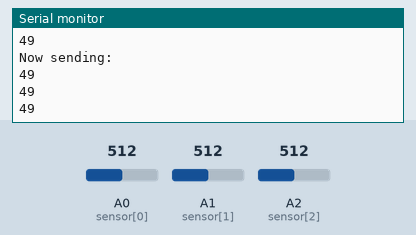
This sketch was run on a simulated Arduino Uno, built with avr-gcc and run on an emulated ATmega328P. Shown: the last lines printed to the serial monitor. Inputs (shaded band) come from the test bench; at power-on: A0 (sensor[0]) = 512, A1 (sensor[1]) = 512, A2 (sensor[2]) = 512. No radio packets arrive unless stated.

Above: at 1.8 s.
1.9 s: A0 (sensor[0]) set to 716
At 2.8 s:
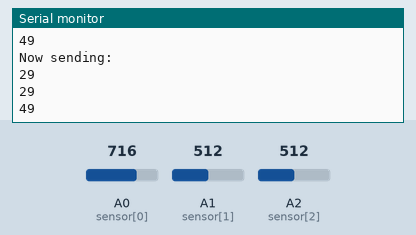
3.4 s: A1 (sensor[1]) set to 306
At 4.7 s:
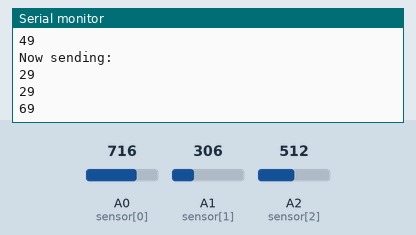
4.9 s: A0 (sensor[0]) set to 900
At 5.8 s:
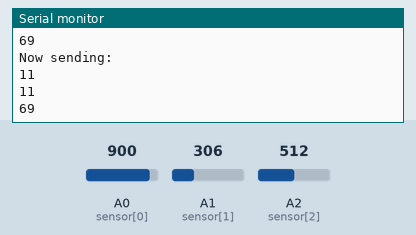
6.4 s: A1 (sensor[1]) set to 122
At 7.7 s:
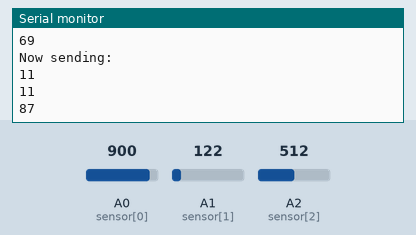
Timing chart, 0 to 8.9 s (numbered marks = the images above; inputs shaded):
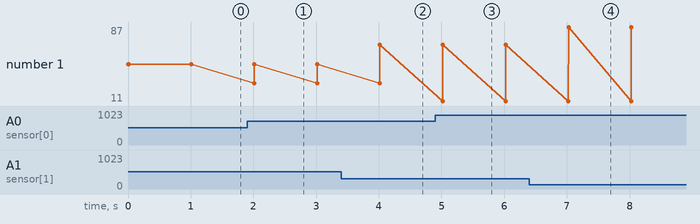

The sketch:

Right_sender.ino
```cpp
#include <SPI.h>
#include "RF24.h"
const int sensor[3] = {A0, A1, A2}; //An array define the analog ports connected to the sensors
int valueR[3];
byte valueR1[3];


RF24 radio(10,9);
const uint64_t rAddress[] = {0x7878787878LL, 0xB3B4B5B6F1LL, 0xB3B4B5B6CDLL, 0xB3B4B5B6A3LL, 0xB3B4B5B60FLL, 0xB3B4B5B605LL };

void setup() {
  Serial.begin(115200);

  radio.begin();
  radio.setPALevel(RF24_PA_LOW);

  radio.openWritingPipe(rAddress[1]);
  Serial.println(F("Initiated."));
}

void loop(){
    //Write the values of sensors into the buffer
    getSensorValue();
    intToByte();


  Serial.println(F("Now sending:"));
  radio.write(&valueR1, sizeof(byte[3]));
  Serial.println(valueR[0]);
  Serial.println(valueR[1]);
  Serial.println(valueR[2]);


  delay(1000);
}

void getSensorValue(){

  valueR[0] = analogRead(sensor[0]);
  valueR[1] = analogRead(sensor[1]);
  valueR[2] = analogRead(sensor[2]);

  fifo();
  //Mapping the values to a 0-99 scale, place the current sensors readings to the corresponding array.
  for(int i=0;i<=2;++i){
    valueR[i]=RangeMap(valueR[i]);
    }
}

void intToByte(){
  byte valueR1[3];
  for(int a=0; a<3; a++){
    valueR1[a] =valueR[a]-'0';
  }
}
/*
 * Make TWO buffer array First In First Out
 * Parameter: None (global array used in this function)
 * Return: sensorValues as global variable array
 * Version: 1.0
 */
void fifo(){
    for(int b=3;b>=1;--b){
      valueR[b]=valueR[b-1];
      }
    }
/*
 * Limit and map the data value to 0-99, and eliminate floating around 0
 * Parameter: data ranged from 0-1023
 * Return: data ranged from 0-99
 * Version: 1.0

 */

int RangeMap(int a){
  a=constrain(a,0,1023);
  a=map(a,0,1023,99,-2);
  a=constrain(a,0,99);
  return a;
  }
```

Measured:
- after the input at 1.9 s, the serial monitor: prints a new line after 0.11 s (image 1)
- after the input at 3.4 s, the serial monitor: prints a new line after 0.62 s (image 2)
- after the input at 4.9 s, the serial monitor: prints a new line after 0.12 s (image 3)
- after the input at 6.4 s, the serial monitor: prints a new line after 0.63 s (image 4)
- plotted number 1: 49 → 69 after the input at 3.4 s, 69 → 87 after the input at 6.4 s
